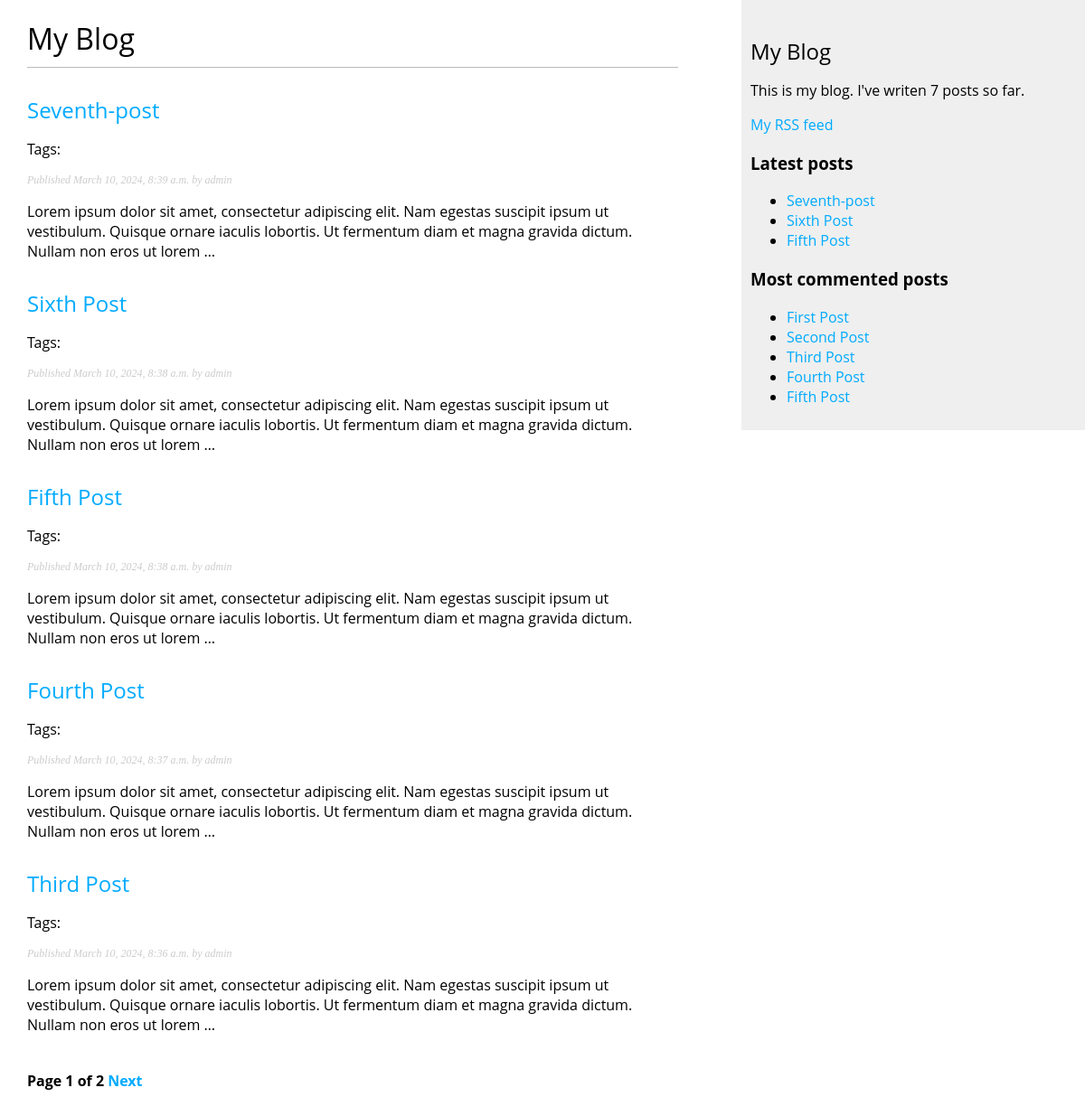
The page /blog/ on the database as committed earlier.
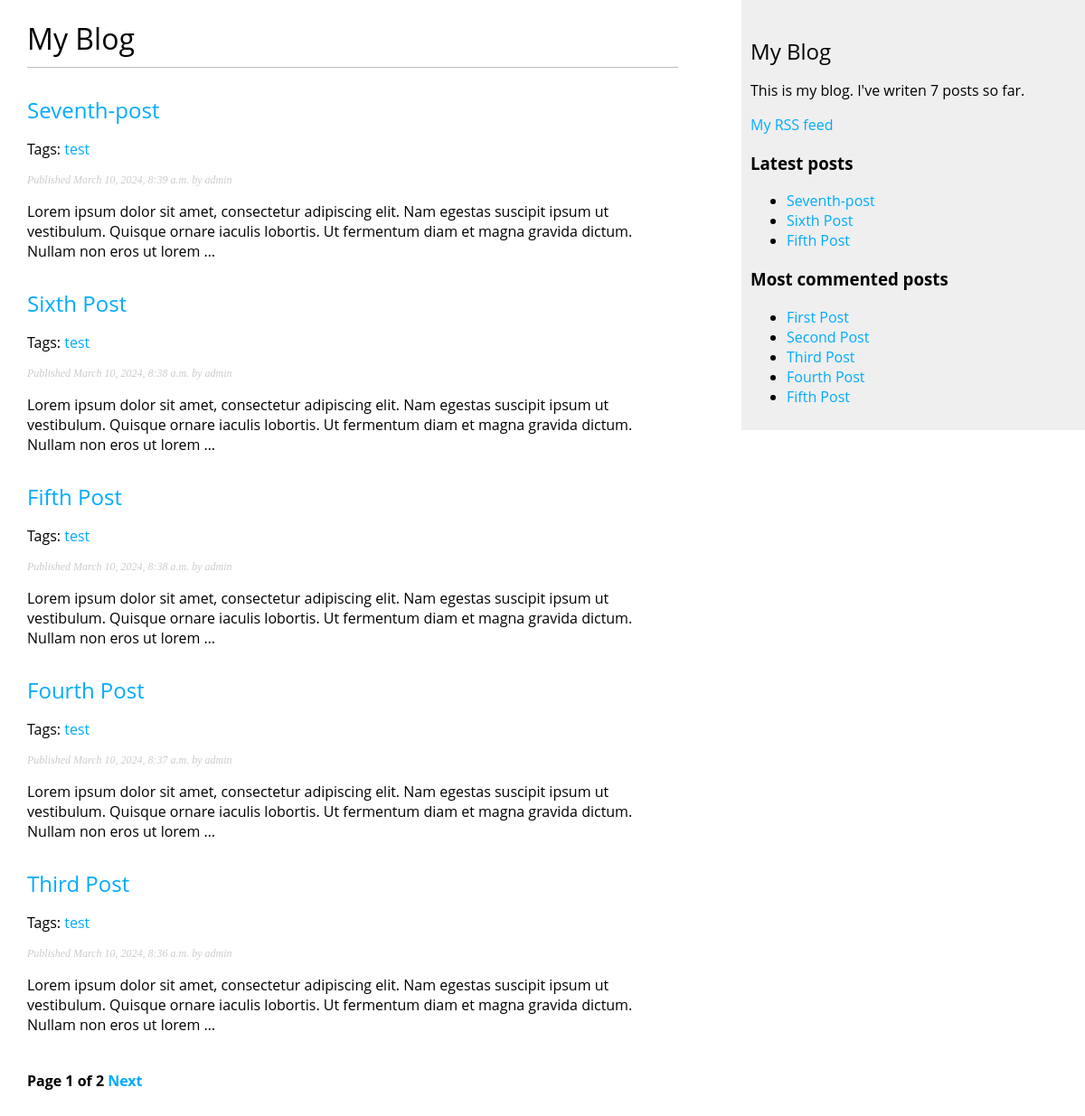
The same page on the database as committed later.
### blog/models.py (models this page shows, shortened)
class Post(models.Model):
    class Status(models.TextChoices):
        DRAFT = 'DF', 'Draft'
        PUBLISHED = 'PB', 'Published'
    title = models.CharField(max_length=250)
    slug = models.SlugField(max_length=250,
                            unique_for_date='publish')
    author = models.ForeignKey(User,
                               on_delete=models.CASCADE,
                               related_name='blog_posts')
    body = models.TextField()
    publish = models.DateTimeField(default=timezone.now)
    created = models.DateTimeField(auto_now_add=True)
    updated = models.DateTimeField(auto_now=True)
    status = models.CharField(max_length=2,
                              choices=Status.choices,
                              default=Status.DRAFT)
    objects = models.Manager()
    published = PublishedManager()
    tags = TaggableManager()
    class Meta:
        ordering = ['-publish']
        indexes = [
            models.Index(fields=['-publish'])
        ]
    def get_absolute_url(self):
        return reverse('blog:post_detail',
                       args=[self.publish.year,
                             self.publish.month,
                             self.publish.day,
                             self.slug])

### blog/views.py (the view)
# urls.py: path('', views.post_list, name='post_list'),
def post_list(request, tag_slug=None):
    post_list = Post.published.all()
    tag = None
    if tag_slug:
        tag = get_object_or_404(Tag, slug=tag_slug)
        post_list = post_list.filter(tags__in=[tag])
    paginator = Paginator(post_list, 5)
    page_number = request.GET.get('page', 1)
    try:
        posts = paginator.page(page_number)
    except EmptyPage:
        posts = paginator.page(paginator.num_pages)
    except PageNotAnInteger:
        posts = paginator.page(1)
    return render(request,
                  'blog/post/list.html',
                  {'posts': posts,
                   'tag': tag})

### blog/models.py (called while the page is built)
    def get_queryset(self):
            return super().get_queryset()\
                .filter(status=Post.Status.PUBLISHED)

### blog/templatetags/blog_tags.py (called while the page is built)
@register.simple_tag
def total_posts():
    return Post.published.count()

@register.inclusion_tag('blog/post/latest_posts.html')
def show_latest_posts(count=5):
    latest_posts = Post.published.order_by('-publish')[:count]
    return {'latest_posts': latest_posts}

@register.simple_tag
def get_most_commented_posts(count=5):
    return Post.published.annotate(
        total_comments=Count('comments')
    ).order_by('-total_comments')[:count]

@register.filter(name='markdown')
def markdown_format(text):
    return mark_safe(markdown.markdown(text))

### blog/templates/blog/post/list.html (shortened to what this page needs)
{% extends "blog/base.html" %}
{% load blog_tags %}
{% block content %}
    <h1>My Blog</h1>
    {% for post in posts %}
        <h2>
            <a href="{{ post.get_absolute_url }}">
                {{post.title}}
            </a>
        </h2>
        <p class="tags">
            Tags:
            {% for tag in post.tags.all %}
                <a href="{% url "blog:post_list_by_tag" tag.slug %}">
                    {{ tag.name }}
                </a>
            {% endfor %}
        </p>
        <p class="date">
            Published {{ post.publish }} by {{ post.author }}
        </p>
        {{ post.body|markdown|truncatewords_html:30  }}
    {% endfor %}
    {% include "pagination.html" with page=posts %}
{% endblock %}

### blog/templates/blog/base.html (shortened to what this page needs)
{% load blog_tags %}
{% load static %}
<!DOCTYPE html>
<html lang="en">
<head>
    <link href="{% static 'css/blog.css' %}" rel="stylesheet">
</head>
<body>
    <div id="content">
        {% block content %}
        {% endblock %}
    </div>
    <div id="sidebar">
        <h2>My Blog</h2>
        <p>
            This is my blog.
            I've writen {% total_posts %} posts so far.
        </p>
        <p>
            <a href="{% url "blog:post_feed" %}">
                My RSS feed
            </a>
        </p>
        <h3>Latest posts</h3>
        {% show_latest_posts 3 %}
        <h3>Most commented posts</h3>
        {% get_most_commented_posts as most_commented_posts %}
        <ul>
            {% for post in most_commented_posts %}
                <li>
                    <a href="{{ post.get_absolute_url }}">{{ post.title }}</a>
                </li>
            {% endfor %}
        </ul>
    </div>
</body>
</html>

### blog/templates/blog/post/latest_posts.html
<ul>
    {% for post in latest_posts %}
        <li>
            <a href="{{ post.get_absolute_url }}">{{ post.title }}</a>
        </li>
    {% endfor %}
</ul>

Rows that differ between the two databases and show on the page:
added Tag: name "test"
